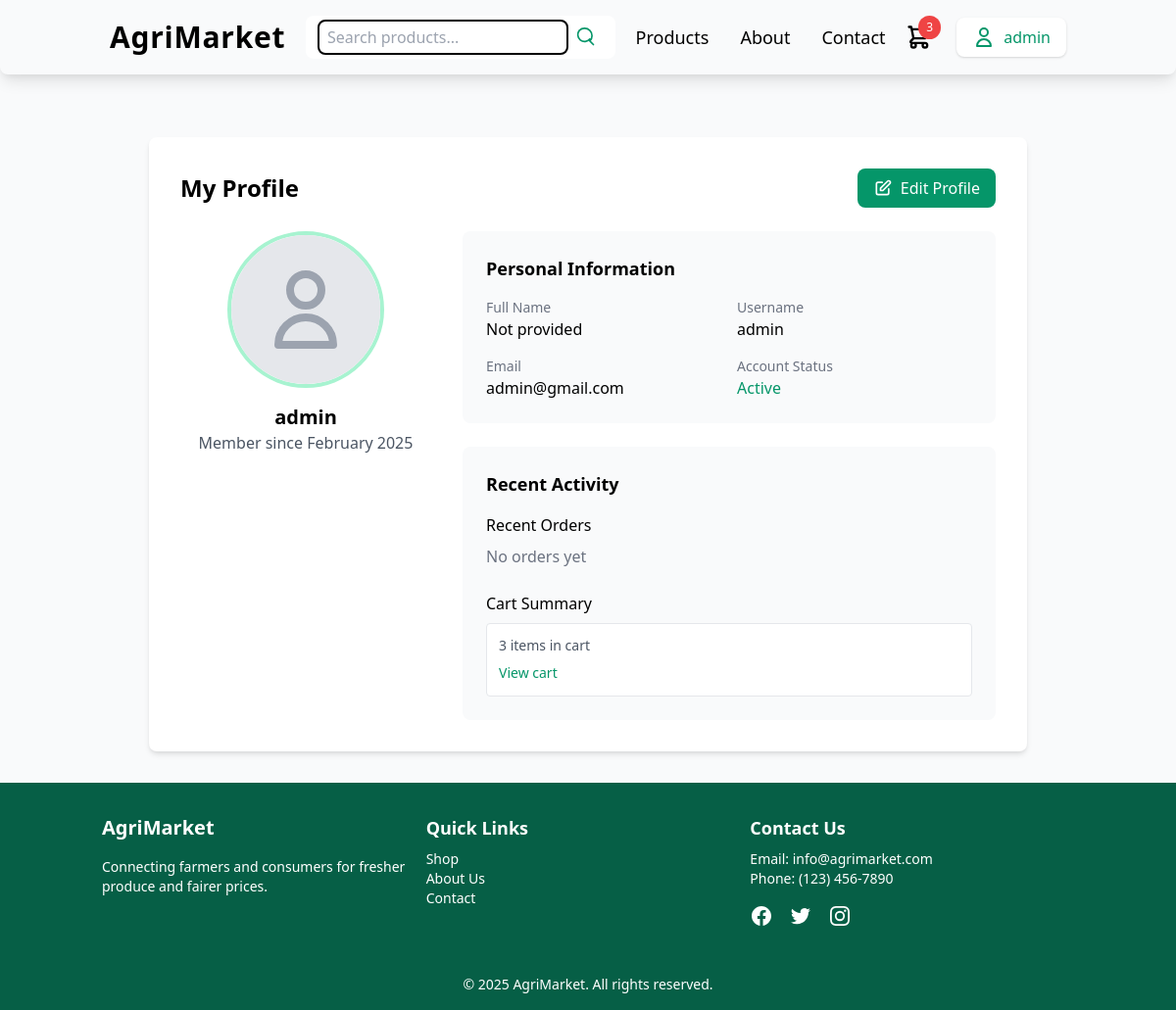
Screenshot of /profile/ (signed in) with the database file from the repository.
### users/models.py (models this page shows, shortened)
class CustomUser(AbstractUser):
    address = models.TextField()
    phone_number = models.CharField(max_length=15)
    profile_image = models.ImageField(upload_to='profile_pics/', blank=True, null=True)
    groups = models.ManyToManyField('auth.Group', related_name='customuser_set', blank=True)
    user_permissions = models.ManyToManyField('auth.Permission', related_name='customuser_permissions_set', blank=True)

### users/views.py (the view)
# urls.py: path('profile/', views.profile, name='profile'),
@login_required
def profile(request):
    orders = Order.objects.filter(user=request.user).order_by('-created_at')
    cart_items = Cart.objects.filter(user=request.user)
    return render(request, 'users/profile.html', {
        'orders': orders,
        'cart_items': cart_items
    })

### users/templates/users/profile.html (shortened to what this page needs)
{% extends 'users/base_user.html' %}
{% load static %}
{% block user_content %}
<div class="max-w-4xl mx-auto bg-white p-8 rounded-lg shadow-md mt-8">
    <div class="flex justify-between items-center mb-6">
        <h1 class="text-2xl font-bold">My Profile</h1>
        <a href="{% url 'edit_profile' %}" class="bg-green-600 text-white px-4 py-2 rounded-lg hover:bg-green-700 transition duration-300 flex items-center">
            <svg xmlns="http://www.w3.org/2000/svg" class="h-5 w-5 mr-2" fill="none" viewBox="0 0 24 24" stroke="currentColor">
                <path stroke-linecap="round" stroke-linejoin="round" stroke-width="2" d="M11 5H6a2 2 0 00-2 2v11a2 2 0 002 2h11a2 2 0 002-2v-5m-1.414-9.414a2 2 0 112.828 2.828L11.828 15H9v-2.828l8.586-8.586z" />
            </svg>
            Edit Profile
        </a>
    </div>
    <div class="grid grid-cols-1 md:grid-cols-3 gap-8">
        <div class="md:col-span-1 flex flex-col items-center">
            <div class="w-40 h-40 rounded-full overflow-hidden mb-4 border-4 border-green-200">
                {% if user.profile_image %}
                    <img src="{{ user.profile_image.url }}" alt="{{ user.username }}" class="w-full h-full object-cover">
                {% else %}
                    <div class="w-full h-full bg-gray-200 flex items-center justify-center">
                        <svg xmlns="http://www.w3.org/2000/svg" class="h-24 w-24 text-gray-400" fill="none" viewBox="0 0 24 24" stroke="currentColor">
                            <path stroke-linecap="round" stroke-linejoin="round" stroke-width="2" d="M16 7a4 4 0 11-8 0 4 4 0 018 0zM12 14a7 7 0 00-7 7h14a7 7 0 00-7-7z" />
                        </svg>
                    </div>
                {% endif %}
            </div>
            <h2 class="text-xl font-semibold">{{ user.get_full_name|default:user.username }}</h2>
            <p class="text-gray-600">Member since {{ user.date_joined|date:"F Y" }}</p>
        </div>
        <div class="md:col-span-2">
            <div class="bg-gray-50 rounded-lg p-6 mb-6">
                <h3 class="text-lg font-semibold mb-4">Personal Information</h3>
                <div class="grid grid-cols-1 md:grid-cols-2 gap-4">
                    <div>
                        <p class="text-sm text-gray-500">Full Name</p>
                        <p class="font-medium">{{ user.get_full_name|default:"Not provided" }}</p>
                    </div>
                    <div>
                        <p class="text-sm text-gray-500">Username</p>
                        <p class="font-medium">{{ user.username }}</p>
                    </div>
                    <div>
                        <p class="text-sm text-gray-500">Email</p>
                        <p class="font-medium">{{ user.email }}</p>
                    </div>
                    <div>
                        <p class="text-sm text-gray-500">Account Status</p>
                        <p class="font-medium text-green-600">Active</p>
                    </div>
                </div>
            </div>
            <div class="bg-gray-50 rounded-lg p-6">
                <h3 class="text-lg font-semibold mb-4">Recent Activity</h3>
                <div class="mb-6">
                    <h4 class="font-medium mb-2">Recent Orders</h4>
                    {% if orders %}
                        <div class="space-y-3">
                            {% for order in orders|slice:":3" %}
                                <div class="bg-white p-3 rounded border border-gray-200">
                                    <div class="flex justify-between">
                                        <p class="font-medium">Order #{{ order.id }}</p>
                                        <p class="text-sm text-gray-500">{{ order.created_at|date:"M d, Y" }}</p>
                                    </div>
                                    <p class="text-sm text-gray-600">{{ order.items.count }} items</p>
                                    <p class="text-sm font-medium text-green-600">${{ order.total_amount }}</p>
                                </div>
                            {% endfor %}
                        </div>
                        {% if orders.count > 3 %}
                            <a href="{% url 'orders' %}" class="text-green-600 text-sm mt-2 inline-block">View all orders</a>
                        {% endif %}
                    {% else %}
                        <p class="text-gray-500">No orders yet</p>
                    {% endif %}
                </div>
                <div>
                    <h4 class="font-medium mb-2">Cart Summary</h4>
                    {% if cart_items %}
                        <div class="bg-white p-3 rounded border border-gray-200">
                            <p class="text-sm text-gray-600">{{ cart_items|length }} items in cart</p>
                            <a href="{% url 'cart' %}" class="text-green-600 text-sm mt-2 inline-block">View cart</a>
                        </div>
                    {% else %}
                        <p class="text-gray-500">Your cart is empty</p>
                    {% endif %}
                </div>
            </div>
        </div>
    </div>
</div>
{% endblock %}

### homepage/templates/homepage/header.html (shortened to what this page needs)
{% load static %}
<header class="bg-color white text-green shadow-lg backdrop-blur-lg rounded-lg">
    <div class="container mx-auto px-6 py-4 flex items-center justify-between">
        <a href="{% url 'shop' %}" class="text-3xl font-bold tracking-wide flex items-center space-x-2">
            <span>AgriMarket</span>
        </a>
        <form action="{% url 'search_results' %}" method="GET" class="hidden md:flex items-center bg-white rounded-lg px-3 py-1">
            <input type="text" name="q" value="{{ query }}" placeholder="Search products..."
                class="border-2 border-black focus:border-black px-2 py-1 text-gray-700 w-64 rounded-lg">
            <button type="submit" class="text-green-600 px-2">
                <svg xmlns="http://www.w3.org/2000/svg" class="h-5 w-5" fill="none" viewBox="0 0 24 24" stroke="currentColor">
                    <path stroke-linecap="round" stroke-linejoin="round" stroke-width="2"
                        d="M21 21l-4.35-4.35m0 0A7.5 7.5 0 103.75 3.75a7.5 7.5 0 0012.9 10.4z" />
                </svg>
            </button>
        </form>
        <nav class="hidden md:flex space-x-8 text-lg font-medium">
            <a href="{% url 'shop' %}#products" onclick="handleProductsClick(event)" class="hover:text-green-200 transition duration-300">Products</a>
            <a href="{% url 'about' %}" class="hover:text-green-200 transition duration-300">About</a>
            <a href="{% url 'shop' %}#contact" onclick="handleContactClick(event)" class="hover:text-green-200 transition duration-300">Contact</a>
        </nav>
        <div class="flex items-center space-x-6">
            <a href="{% url 'cart' %}" class="relative hover:text-green-200 transition duration-300">
                <span class="absolute -top-2 -right-2 bg-red-500 text-white text-xs rounded-full px-2 py-1">{{ cart_items|length }}</span>
            </a>
            {% if user.is_authenticated %}
            <div class="relative">
                <button id="profile-btn" class="flex items-center space-x-2 bg-white text-green-600 px-4 py-2 rounded-lg shadow hover:bg-green-50 transition duration-300">
                    {% if user.profile_image %}
                        <img src="{{ user.profile_image.url }}" alt="{{ user.username }}" class="w-8 h-8 rounded-full object-cover">
                    {% else %}
                        <svg xmlns="http://www.w3.org/2000/svg" class="h-6 w-6" fill="none" viewBox="0 0 24 24" stroke="currentColor">
                            <path stroke-linecap="round" stroke-linejoin="round" stroke-width="2" d="M16 7a4 4 0 11-8 0 4 4 0 018 0zM12 14a7 7 0 00-7 7h14a7 7 0 00-7-7z" />
                        </svg>
                    {% endif %}
                    <span>{{ user.get_full_name|default:user.username }}</span>
                </button>
            </div>
            {% else %}
            <a href="{% url 'login' %}" class="bg-white text-green-600 px-4 py-2 rounded-lg shadow hover:bg-green-50 transition duration-300">
                Login
            </a>
            {% endif %}
        </div>
    </div>
</header>

### rows the page displays
CustomUser: get_full_name "admin", date_joined "February 2025", get_full_name "Not provided", username "admin", email "admin@gmail.com"

### other values shown
{{ cart_items|length }} "3"
